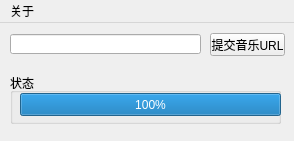
<?xml version="1.0" encoding="UTF-8"?>
<ui version="4.0">
 <class>kuwo</class>
 <widget class="QMainWindow" name="kuwo">
  <property name="enabled">
   <bool>true</bool>
  </property>
  <property name="geometry">
   <rect>
    <x>0</x>
    <y>0</y>
    <width>294</width>
    <height>141</height>
   </rect>
  </property>
  <property name="windowTitle">
   <string>MainWindow</string>
  </property>
  <widget class="QWidget" name="centralwidget">
   <widget class="QLineEdit" name="UrlEnit">
    <property name="geometry">
     <rect>
      <x>10</x>
      <y>11</y>
      <width>191</width>
      <height>20</height>
     </rect>
    </property>
    <property name="text">
     <string/>
    </property>
   </widget>
   <widget class="QPushButton" name="OkButton">
    <property name="geometry">
     <rect>
      <x>210</x>
      <y>10</y>
      <width>75</width>
      <height>23</height>
     </rect>
    </property>
    <property name="text">
     <string>提交音乐URL</string>
    </property>
   </widget>
   <widget class="QGroupBox" name="groupBox">
    <property name="geometry">
     <rect>
      <x>10</x>
      <y>50</y>
      <width>271</width>
      <height>51</height>
     </rect>
    </property>
    <property name="title">
     <string>状态</string>
    </property>
    <widget class="QProgressBar" name="progressBar">
     <property name="geometry">
      <rect>
       <x>10</x>
       <y>20</y>
       <width>261</width>
       <height>23</height>
      </rect>
     </property>
     <property name="cursor">
      <cursorShape>WaitCursor</cursorShape>
     </property>
     <property name="value">
      <number>100</number>
     </property>
    </widget>
   </widget>
  </widget>
  <widget class="QMenuBar" name="menubar">
   <property name="geometry">
    <rect>
     <x>0</x>
     <y>0</y>
     <width>294</width>
     <height>23</height>
    </rect>
   </property>
   <widget class="QMenu" name="menu">
    <property name="title">
     <string>关于</string>
    </property>
    <addaction name="actionAbout_Us"/>
    <addaction name="actionHome"/>
   </widget>
   <addaction name="menu"/>
  </widget>
  <action name="actionAbout_Us">
   <property name="checkable">
    <bool>true</bool>
   </property>
   <property name="text">
    <string>About Us</string>
   </property>
  </action>
  <action name="actionHome">
   <property name="text">
    <string>Home</string>
   </property>
  </action>
 </widget>
 <resources/>
 <connections/>
</ui>
